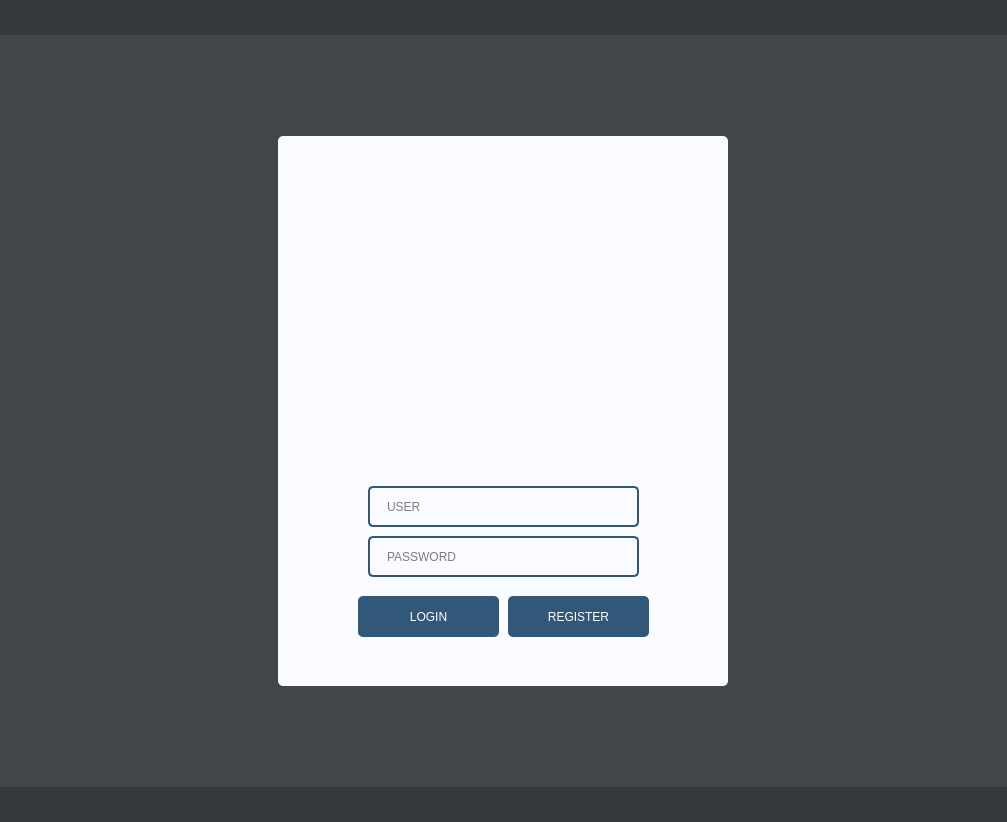
<?xml version="1.0" encoding="UTF-8"?>
<ui version="4.0">
 <class>LoginWindow</class>
 <widget class="QMainWindow" name="LoginWindow">
  <property name="geometry">
   <rect>
    <x>0</x>
    <y>0</y>
    <width>1007</width>
    <height>822</height>
   </rect>
  </property>
  <property name="windowTitle">
   <string>Login</string>
  </property>
  <widget class="QWidget" name="centralwidget">
   <layout class="QVBoxLayout" name="verticalLayout">
    <property name="spacing">
     <number>0</number>
    </property>
    <property name="leftMargin">
     <number>0</number>
    </property>
    <property name="topMargin">
     <number>0</number>
    </property>
    <property name="rightMargin">
     <number>0</number>
    </property>
    <property name="bottomMargin">
     <number>0</number>
    </property>
    <item>
     <widget class="QFrame" name="top_bar">
      <property name="maximumSize">
       <size>
        <width>16777215</width>
        <height>35</height>
       </size>
      </property>
      <property name="styleSheet">
       <string notr="true">background-color:#36393e</string>
      </property>
      <property name="frameShape">
       <enum>QFrame::NoFrame</enum>
      </property>
      <property name="frameShadow">
       <enum>QFrame::Raised</enum>
      </property>
      <layout class="QHBoxLayout" name="horizontalLayout_2">
       <property name="spacing">
        <number>0</number>
       </property>
       <property name="leftMargin">
        <number>0</number>
       </property>
       <property name="topMargin">
        <number>0</number>
       </property>
       <property name="rightMargin">
        <number>0</number>
       </property>
       <property name="bottomMargin">
        <number>0</number>
       </property>
      </layout>
     </widget>
    </item>
    <item>
     <widget class="QFrame" name="content">
      <property name="styleSheet">
       <string notr="true">background-color: #424549</string>
      </property>
      <property name="frameShape">
       <enum>QFrame::NoFrame</enum>
      </property>
      <property name="frameShadow">
       <enum>QFrame::Raised</enum>
      </property>
      <layout class="QHBoxLayout" name="horizontalLayout">
       <property name="topMargin">
        <number>0</number>
       </property>
       <property name="bottomMargin">
        <number>0</number>
       </property>
       <item>
        <widget class="QFrame" name="login_area">
         <property name="maximumSize">
          <size>
           <width>450</width>
           <height>550</height>
          </size>
         </property>
         <property name="styleSheet">
          <string notr="true">background-color: #F9FBFF;
border-radius: 5px;</string>
         </property>
         <property name="frameShape">
          <enum>QFrame::NoFrame</enum>
         </property>
         <property name="frameShadow">
          <enum>QFrame::Raised</enum>
         </property>
         <widget class="QFrame" name="logo">
          <property name="geometry">
           <rect>
            <x>110</x>
            <y>30</y>
            <width>241</width>
            <height>311</height>
           </rect>
          </property>
          <property name="styleSheet">
           <string notr="true">border-image:url(:/logo_icon/images/logo_icon.png) 0 0 0 0 stretch stretch;
background-repeat: no-repeat;
background-position: center;</string>
          </property>
          <property name="frameShape">
           <enum>QFrame::StyledPanel</enum>
          </property>
          <property name="frameShadow">
           <enum>QFrame::Raised</enum>
          </property>
         </widget>
         <widget class="QLineEdit" name="user_line_edit">
          <property name="geometry">
           <rect>
            <x>90</x>
            <y>350</y>
            <width>271</width>
            <height>41</height>
           </rect>
          </property>
          <property name="styleSheet">
           <string notr="true">QLineEdit {
	font: 75 12pt &quot;Verdana&quot;;
	border: 2px solid rgb(49, 87, 121);
	border-radius: 5px;
	padding: 15px;
	padding-top: 5px;
	padding-bottom: 5px; 
}

QLineEdit:hover {
	border: 2px solid rgb(54, 54, 54)
}</string>
          </property>
          <property name="text">
           <string/>
          </property>
          <property name="placeholderText">
           <string>USER</string>
          </property>
         </widget>
         <widget class="QLineEdit" name="password_line_edit">
          <property name="geometry">
           <rect>
            <x>90</x>
            <y>400</y>
            <width>271</width>
            <height>41</height>
           </rect>
          </property>
          <property name="styleSheet">
           <string notr="true">QLineEdit {
	font: 75 12pt &quot;Verdana&quot;;
	border: 2px solid rgb(49, 87, 121);
	border-radius: 5px;
	padding: 15px;
	padding-top: 5px;
	padding-bottom: 5px; 
}

QLineEdit:hover {
	border: 2px solid rgb(54, 54, 54)
}</string>
          </property>
          <property name="text">
           <string/>
          </property>
          <property name="echoMode">
           <enum>QLineEdit::Password</enum>
          </property>
          <property name="placeholderText">
           <string>PASSWORD</string>
          </property>
         </widget>
         <widget class="QPushButton" name="login_button">
          <property name="geometry">
           <rect>
            <x>80</x>
            <y>460</y>
            <width>141</width>
            <height>41</height>
           </rect>
          </property>
          <property name="styleSheet">
           <string notr="true">QPushButton {
	background-color: rgb(49, 87, 121);
	font: 75 12pt &quot;Verdana&quot;;
	color: white;
}

QPushButton:hover {
	background-color:rgb(61, 108, 150)
}</string>
          </property>
          <property name="text">
           <string>LOGIN</string>
          </property>
         </widget>
         <widget class="QPushButton" name="register_button">
          <property name="geometry">
           <rect>
            <x>230</x>
            <y>460</y>
            <width>141</width>
            <height>41</height>
           </rect>
          </property>
          <property name="styleSheet">
           <string notr="true">QPushButton {
	background-color: rgb(49, 87, 121);
	font: 75 12pt &quot;Verdana&quot;;
	color: white;
}

QPushButton:hover {
	background-color:rgb(61, 108, 150)
}</string>
          </property>
          <property name="text">
           <string>REGISTER</string>
          </property>
         </widget>
        </widget>
       </item>
      </layout>
     </widget>
    </item>
    <item>
     <widget class="QFrame" name="bottom_bar">
      <property name="maximumSize">
       <size>
        <width>16777215</width>
        <height>35</height>
       </size>
      </property>
      <property name="styleSheet">
       <string notr="true">background-color: #36393e</string>
      </property>
      <property name="frameShape">
       <enum>QFrame::NoFrame</enum>
      </property>
      <property name="frameShadow">
       <enum>QFrame::Raised</enum>
      </property>
     </widget>
    </item>
   </layout>
  </widget>
  <widget class="QMenuBar" name="menubar">
   <property name="geometry">
    <rect>
     <x>0</x>
     <y>0</y>
     <width>1007</width>
     <height>22</height>
    </rect>
   </property>
  </widget>
 </widget>
 <resources>
  <include location="files_rc.qrc"/>
 </resources>
 <connections/>
</ui>
